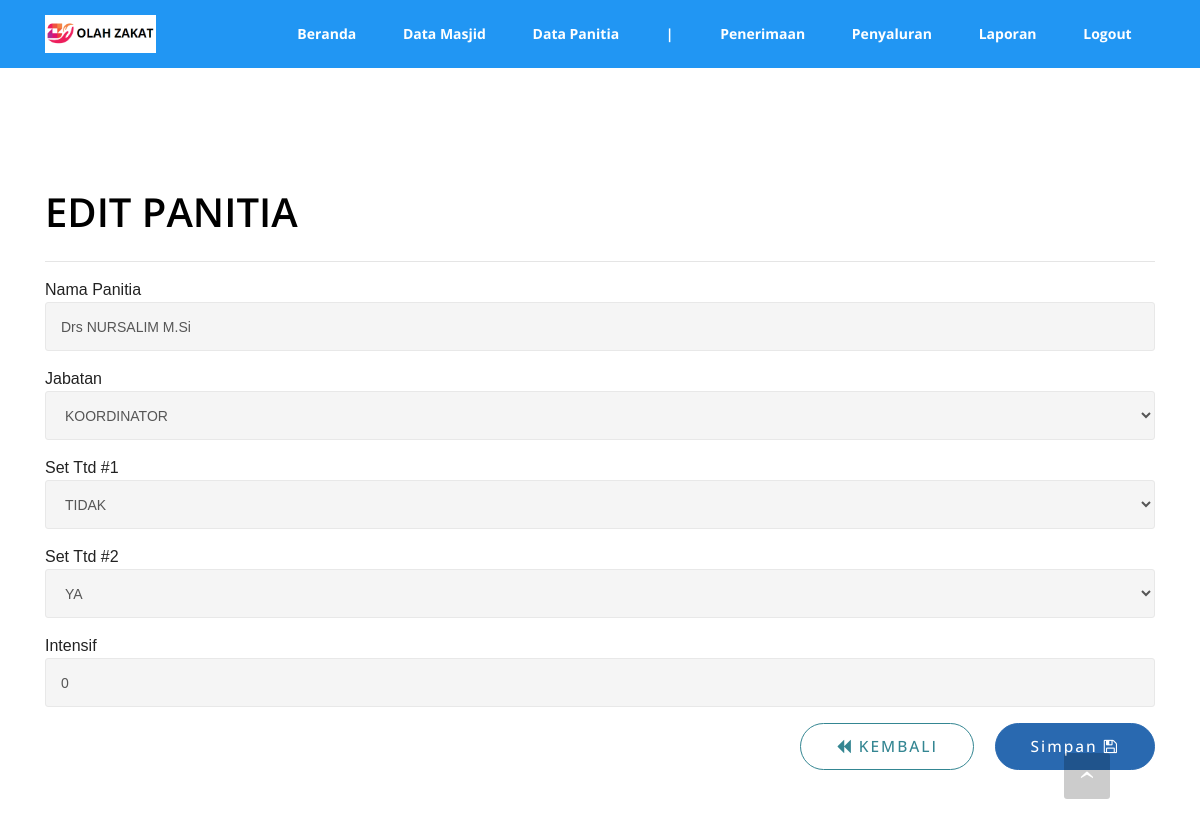
The page /admin/edit_panitia.php?id=4 (signed in) on the database its author committed.
### tables this page shows
CREATE TABLE IF NOT EXISTS `tb_panitia_zis` (
  `id` int(11) NOT NULL AUTO_INCREMENT,
  `id_user` int(11) DEFAULT NULL,
  `nama` varchar(250) DEFAULT NULL,
  `jabatan` varchar(250) DEFAULT NULL,
  `set_ttd1` char(50) DEFAULT NULL,
  `set_ttd2` char(50) DEFAULT NULL,
  `intensif` double DEFAULT 0,
  `created_at` timestamp NULL DEFAULT current_timestamp() ON UPDATE current_timestamp(),
  `updated_at` timestamp NULL DEFAULT current_timestamp() ON UPDATE current_timestamp(),
  PRIMARY KEY (`id`),
  KEY `dsad` (`id_user`),
  CONSTRAINT `dsad` FOREIGN KEY (`id_user`) REFERENCES `users` (`id`) ON DELETE NO ACTION ON UPDATE NO ACTION
);

CREATE TABLE IF NOT EXISTS `ref_jabatan` (
  `id` int(11) NOT NULL AUTO_INCREMENT,
  `nama_jabatan` varchar(50) DEFAULT NULL,
  PRIMARY KEY (`id`)
);

### admin/edit_panitia.php (the view, shortened to what this page needs)
<?php include('template/top.php') ?>
            <?php
                $id = $_GET['id'];
                $dt = mysqli_query($mysqli, "SELECT * FROM tb_panitia_zis WHERE id = $id");
                $d  = mysqli_fetch_array($dt);
            ?>
<form action="controller.php?page=panitia&action=update" id="form_proposal" enctype="multipart/form-data" method="post">
    <section class="mbr-section mbr-section-hero mbr-section-full mbr-after-navbar" id="header1-1" style="background-color: rgb(255, 255, 255);">
        <div class="mbr-table-cell">
            <div class="container">
                <div class="row">
                    <div class="mbr-section col-md-12 col-lg-offset-4 col-lg-8 col-xl-offset-0 col-xl-12" id="ringkasan" style="padding-bottom: 0px !important;">
                        <h4 class="mbr-section-title display-3">EDIT PANITIA</h4>
                        <hr>
                        <div class="mbr-section-text">
                            <div class='row'>
                                <div class="col-lg-12">
                                    <div class="form-group">
                                        Nama Panitia
                                        <input type="text" class="form-control" name="nama" placeholder="nama Panitia.." value="<?php echo $d['nama']; ?>" required>
                                    </div>
                                </div>
                            </div>
                        </div>
                        <div class="mbr-section-text">
                            <div class='row'>
                                <div class="col-lg-12">
                                    <div class="form-group">
                                        Jabatan
                                        <select class="form-control" name="jabatan" required>
                                            <?php
                                                $dt = mysqli_query($mysqli, "SELECT * FROM ref_jabatan");
                                                while($df = mysqli_fetch_array($dt)){
                                            ?>
                                            <option value="<?php echo $df['nama_jabatan'] ?>" <?php if($d['jabatan']==$df['nama_jabatan']){echo'selected';} ?>><?php echo $df['nama_jabatan'] ?></option>
                                            <?php } ?>
                                        </select>
                                    </div>
                                </div>
                            </div>
                        </div>
                        <div class="mbr-section-text">
                            <div class='row'>
                                <div class="col-lg-12">
                                    <div class="form-group">
                                        Set Ttd #1
                                        <select class="form-control" name="set_ttd1" required>
                                            <option value="TIDAK" <?php if($d['set_ttd1']=="TIDAK"){echo'selected';} ?>>TIDAK</option>
                                        </select>
                                    </div>
                                </div>
                            </div>
                        </div>
                        <div class="mbr-section-text">
                            <div class='row'>
                                <div class="col-lg-12">
                                    <div class="form-group">
                                        Set Ttd #2
                                        <select class="form-control" name="set_ttd2" required>
                                            <option value="YA"    <?php if($d['set_ttd2']=="YA"){echo'selected';} ?>>YA</option>
                                        </select>
                                    </div>
                                </div>
                            </div>
                        </div>
                        <div class="mbr-section-text">
                            <div class='row'>
                                <div class="col-lg-12">
                                    <div class="form-group">
                                        Intensif
                                        <input type="number" onkeypress="return onlyNumbers();" class="form-control" name="intensif" placeholder="Intensif Panitia Zakat.." value="<?php echo $d['intensif']; ?>" required>
                                    </div>
                                </div>
                            </div>
                        </div>
                        <div class="mbr-section-text">
                            <div class="row">
                                <div class="col-lg-12 text-xs-right">
                                    <a class="btn btn-lg btn-info-outline" href="panitia.php"><span class="fa fa-backward"></span> KEMBALI </a>
                                    <button type="submit" name="simpan" class="btn btn-lg btn-primary">Simpan&nbsp;<span class="fa fa-save"></span></button>
                                </div>
                            </div>
                        </div>
                    </div>
                </div>
            </div>
        </div>
    </section>
</form>
<?php include('template/bottom.php'); ?>

### admin/assets/style(2).css (style rules this page uses)
.container { position: relative; }
.btn { margin-bottom: 0.5rem; }
.btn + .btn { margin-left: 1rem; }
.btn { font-family: 'Montserrat', sans-serif; font-weight: 500; letter-spacing: 2px; padding: 0.75rem 2.1875rem; font-size: 0.75rem; line-height: 1.5; border-radius: 3px; -webkit-transition: all .3s ease-in-out; -moz-transition: all .3s ease-in-out; transition: all .3s ease-in-out; }
.btn-lg { padding: 0.75rem 2.1874rem; font-size: 0.9687rem; line-height: 1.33333; border-radius: 3px; }
.btn-primary { background-color: #c0a375; border-color: #c0a375; box-shadow: none; color: #fff; }
.btn-info-outline { background: none; border-color: #4e6669; color: #4e6669; }
.display-3 { font-size: 2.5rem; font-weight: 600; margin-top: 3.2rem; margin-bottom: 2rem; }
.form-control { background-color: #f5f5f5; border-radius: 3px; box-shadow: none; color: #565656; font-size: 0.875rem; line-height: 1.43; min-height: 3.5em; padding: 0.5em 1.07em 0.5em; }
.form-control, .form-control:focus { border: 1px solid #e8e8e8; }
body { font-family: 'Raleway', sans-serif; color: #232323; }
h1, h2, h3, h4, h5, h6, .h1, .h2, .h3, .h4, .h5, .h6, .display-1, .display-2, .display-3, .display-4 { font-family: 'Montserrat', sans-serif; word-break: break-word; word-wrap: break-word; }
input, textarea { font-family: "Raleway"; }
.mbr-section { position: relative; padding-top: 120px; padding-bottom: 120px; background-position: 50% 50%; background-repeat: no-repeat; background-size: cover; }
.mbr-section-full { display: table; height: 100vh; padding-bottom: 0; padding-top: 0; table-layout: fixed; width: 100%; }
.mbr-section-full > .mbr-table-cell { width: 100%; }
.mbr-section-title { margin-top: 0; }
.mbr-section-hero::before { display: none !important; }
.mbr-section-hero .mbr-section-title { color: #fff; margin-bottom: 1.6875rem; }
.mbr-section-hero .mbr-section-text { color: #222; }
.mbr-table-cell { position: relative; display: table-cell; float: none; padding-top: 0; padding-bottom: 0; vertical-align: middle; }

### admin/assets/mbr-additional.css (style rules this page uses)
body, input, textarea, .mbr-company .list-group-text { font-family: "Arial", 'Open Sans', sans-serif; }
.btn, .alert, h1, h2, h3, h4, h5, h6, .h1, .h2, .h3, .h4, .h5, .h6, .display-1, .display-2, .display-3, .display-4, .mbr-figure .mbr-figure-caption, .mbr-gallery-title, .mbr-map [data-state-details], .mbr-price { font-family: 'PT Sans', sans-serif; }
.btn { border-radius: 1.6em; }
.btn-primary { background-color: #2969b0; border-color: #2969b0; color: #ffffff; }
.btn-info-outline { background: none; border-color: #348692; color: #348692; }
#header1-1 .mbr-section-title { text-align: left; color: #000000; font-family: 'Open Sans', sans-serif; }
#header1-1 .btn { font-family: 'Open Sans', sans-serif; }

### admin/assets/main.css (style rules this page uses)
html { height: 100%; font-family: 'Arial' !important; }
body { height: 100%; margin: 0; font-family: 'Arial' !important; }
a { color: #222; text-decoration: none; }

### admin/assets/css/gigo-responsive.css (style rules this page uses)
:root { --main-color: #fff; --main-bg-color: #27569a; }

### admin/template/top.php (style rules this page uses)
:root { --Nmain-color: #fff; --Nmain-bg-color: #2196f3; --Nmain-bg-color-hover: #69b2ec; --Ncont-bg-color: #f8f8f8; --Nhover-nav-color: #dce1ed; }

### rows shown on the page
tb_panitia_zis: nama "Drs NURSALIM M.Si", jabatan "KOORDINATOR", set_ttd1 "TIDAK", set_ttd2 "YA", intensif "0"
